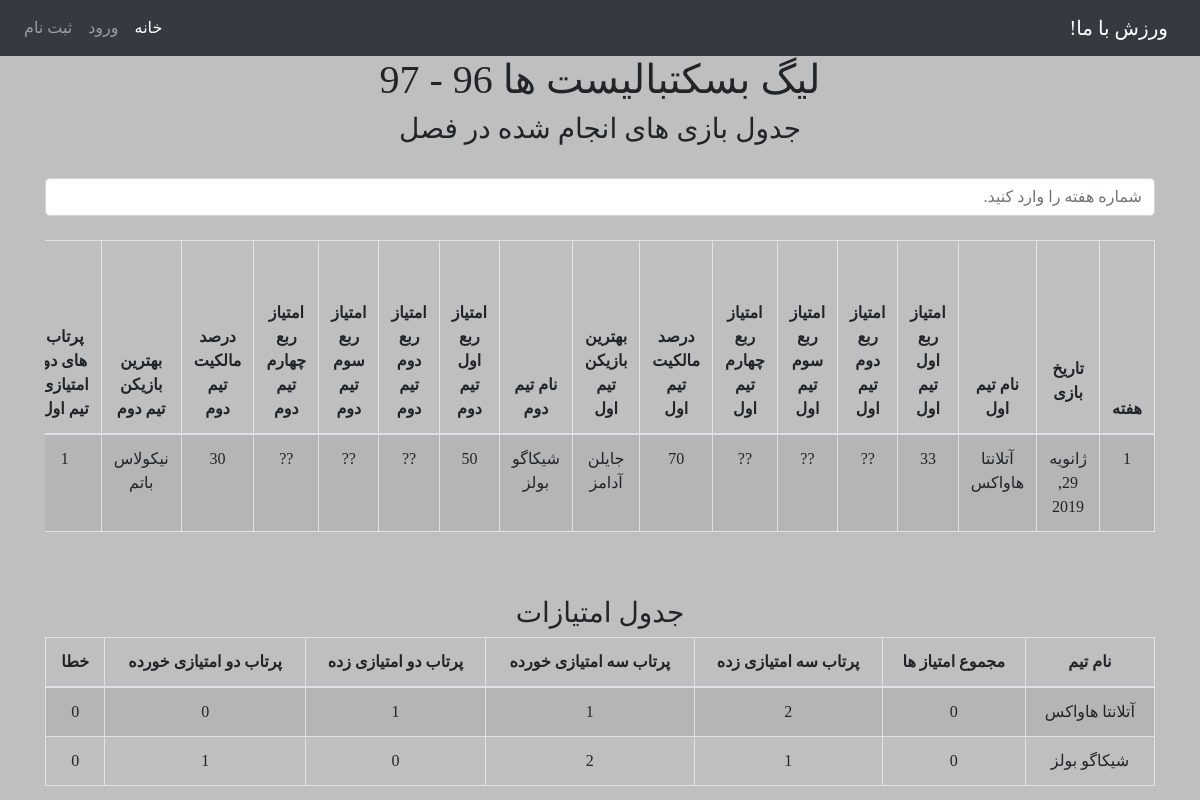
The page /1/basketball/league_detail on the database its author committed.
### sport/models/basketball_models.py (models this page shows, shortened)
class BasketballLeague(League):
    class Meta:
        verbose_name = _('لیگ بسکتبال')
        verbose_name_plural = _('لیگ های بسکتبال')

class BasketballGame(Game):
    league = models.ForeignKey(BasketballLeague, on_delete=models.CASCADE, blank=True, null=True)
    class Meta:
        verbose_name = _('بازی بسکتبال')
        verbose_name_plural = _('بازی های بسکتبال')

class BasketballTeamInBasketballGame(models.Model):
    game = models.ForeignKey(BasketballGame, on_delete=models.CASCADE)
    team = models.ForeignKey(BasketballTeam, on_delete=models.CASCADE)
    team_score_Q1 = models.IntegerField(blank=True, null=True)
    team_score_Q2 = models.IntegerField(blank=True, null=True)
    team_score_Q3 = models.IntegerField(blank=True, null=True)
    team_score_Q4 = models.IntegerField(blank=True, null=True)
    property_percent = models.IntegerField(blank=True, null=True)
    situation = models.CharField(max_length=3, choices=TEAM_SITUATION_IN_GAME, blank=True, null=True)
    best_player = models.ForeignKey(BasketballPlayer, on_delete=models.CASCADE, blank=True, null=True)
    class Meta:
        verbose_name = _('حضور یک تیم بسکتبال در بازی بسکتبال')
        verbose_name_plural = _('حضورهای یک تیم بسکتبال در بازی بسکتبال')

class BasketballTeam(Team):
    followers = models.ManyToManyField(User, blank=True, null=True)
    class Meta:
        verbose_name = _('تیم بسکتبال')
        verbose_name_plural = _('تیم های بسکتبال')

class BasketballPlayer(Player):
    team = models.ForeignKey(BasketballTeam, on_delete=models.CASCADE)
    post = models.CharField(max_length=2, choices=BASKETBALL_POST_CHOICES)
    class Meta:
        verbose_name = _('بسکتبالیست')
        verbose_name_plural = _('بسکتبالیست ها')

### sport/views/basketball_views.py (the view)
# urls.py: path('<int:league_id>/basketball/league_detail', basketball_league_detail, name='league_detail_basketball'),
def basketball_league_detail(request, league_id):
    league = get_object_or_404(BasketballLeague, pk=league_id)
    try:
        teams_score_card = get_score_card_of_league_basketball(league)
    except:
        teams_score_card = []
    try :
        games_separated_by_weeks = separate_by_week_basketball(league)
    except: games_separated_by_weeks = []
    details_of_games_separated_by_weeks = []
    for gw in games_separated_by_weeks:
        details_of_games_of_current_week = []
        for g in gw:
            details = get_details_of_game_basketball(g)
            details_of_games_of_current_week.append(details)
        details_of_games_separated_by_weeks.append(details_of_games_of_current_week)
    context = {
        'league': league,
        'details_of_games_separated_by_weeks': details_of_games_separated_by_weeks,
        'teams_score_card': teams_score_card
    }
    return render(request, 'sport/basketball/basketball_league_deatail.html', context)

### sport/models/abstract_models.py (called while the page is built)
    def __str__(self):
        s = self.first_name + " " + self.last_name
        return s

### sport/template_tags/custom_tags.py (called while the page is built)
@register.filter
def get_item(dictionary, key):
    return dictionary.get(key)

### sport/views/basketball_views.py (called while the page is built, shortened)
def get_details_basketball(events):
    total_2PT = 0
    total_3PT = 0
    total_E = 0
    total_R = 0
    total_P = 0
    total_LP = 0
    total_CH = 0
    for e in events:
        if e.event_type == '2PT':
            total_2PT += 1
        elif e.event_type == '3PT':
            total_3PT += 1
        elif e.event_type == 'E':
            total_E += 1
        elif e.event_type == 'R':
            total_R += 1
        elif e.event_type == 'P':
            total_P += 1
        elif e.event_type == 'LP':
            total_LP += 1
        elif e.event_type == 'CH':
            total_CH += 1
    return {'total_2PT': total_2PT,
            'total_3PT': total_3PT,
            'total_E': total_E,
            'total_R': total_R,
            'total_P': total_P,
            'total_LP': total_LP,
            'total_CH': total_CH,
            }

def get_details_of_game_basketball(game):
    teams = game.basketballteaminbasketballgame_set.all()
    team = teams[0].team
    events = get_events_by_game_and_team_basketball(game, team)
    first_team_details = get_details_basketball(events)
    team = teams[1].team
    events = get_events_by_game_and_team_basketball(game, team)
    second_team_details = get_details_basketball(events)
    details = {
        'game': game,
        'teams': teams,
        'first_team_details': first_team_details,
        'second_team_details': second_team_details
    }
    return details

def separate_by_week_basketball(league):
    games = league.basketballgame_set.order_by('-date')
    if not games:
        return []
    last_game_date = games[0].date
    first_game_date = games.last().date
    last_game_weekday = last_game_date.weekday()
    last_interval = last_game_date - datetime.timedelta(days=last_game_weekday)
    last_week_games = league.basketballgame_set.filter(
        date__gte=last_interval)
    first_game_weekday = first_game_date.weekday()
    first_interval = first_game_date + datetime.timedelta(days=7 - first_game_weekday)
    first_week_games = league.basketballgame_set.filter(
        date__lt=first_interval)
    games_by_weeks = [first_week_games]
    return games_by_weeks

### sport/templates/sport/basketball/basketball_league_deatail.html (shortened to what this page needs)
{% extends 'base.html' %}
{% block content %}
    <head>
    </head>
    <body>
    {% load custom_tags %}
    <h1>{{ league.name }} {{ league.year }} - {{ league.year|add:1 }}</h1>
    <div class="container">
        <h3>جدول بازی های انجام شده در فصل</h3>
        <br>
        <input class="form-control" type="text" id="myInput" onkeyup="myFunction()"
               placeholder="شماره هفته را وارد کنید.">
        <br>
        <div class="table-responsive">
            <table class="table table-bordered table-striped" id="myTable">
                <thead>
                <tr>
                    <th>هفته</th>
                    <th><p>تاریخ بازی</p></th>
                    <th>نام تیم اول</th>
                    <th>امتیاز ربع اول تیم اول</th>
                    <th>امتیاز ربع دوم تیم اول</th>
                    <th>امتیاز ربع سوم تیم اول</th>
                    <th>امتیاز ربع چهارم تیم اول</th>
                    <th>درصد مالکیت تیم اول</th>
                    <th>بهترین بازیکن تیم اول</th>
                    <th>نام تیم دوم</th>
                    <th>امتیاز ربع اول تیم دوم</th>
                    <th>امتیاز ربع دوم تیم دوم</th>
                    <th>امتیاز ربع سوم تیم دوم</th>
                    <th>امتیاز ربع چهارم تیم دوم</th>
                    <th>درصد مالکیت تیم دوم</th>
                    <th>بهترین بازیکن تیم دوم</th>
                    <th>پرتاب های دو امتیازی تیم اول</th>
                </tr>
                </thead>
                <tbody>
                {% for dgw in details_of_games_separated_by_weeks %}
                    {% with forloop.counter as outer_counter %}
                        {% if dgw %}
                            <tr>
                                {% for dg in dgw %}
                                    <td>{{ outer_counter }}</td>
                                    {% for key, value in dg.items %}
                                        {% ifequal key "game" %}
                                            <td>{{ value.date }}</td>
                                        {% endifequal %}
                                        {% ifequal key "teams" %}
                                            {% for t in value %}
                                                <td>{% if t.team.name %}{{ t.team.name }} {% else %}?? {% endif %} </td>
                                                <td>{% if t.team_score_Q1 %}{{ t.team_score_Q1 }} {% else %}
                                                    ?? {% endif %} </td>
                                                <td>{% if t.team_score_Q2 %}{{ t.team_score_Q2 }} {% else %}
                                                    ?? {% endif %} </td>
                                                <td>{% if t.team_score_Q3 %}{{ t.team_score_Q3 }} {% else %}
                                                    ?? {% endif %} </td>
                                                <td>{% if t.team_score_Q4 %}{{ t.team_score_Q4 }} {% else %}
                                                    ?? {% endif %} </td>
                                                <td>{% if t.property_percent %}{{ t.property_percent }} {% else %}
                                                    ?? {% endif %} </td>
                                                <td>{% if t.best_player %}{{ t.best_player }} {% else %}
                                                    ?? {% endif %} </td>
                                            {% endfor %}
                                        {% endifequal %}
                                    {% endfor %}
                                    <td>{{ dg|get_item:"first_team_details"|get_item:"total_2PT" }}
                                    </td>
                                {% endfor %}
                            </tr>
                        {% endif %}
                    {% endwith %}
                {% endfor %}
                </tbody>
            </table>
        </div>
    </div>
   <br>
    <br>
    <div class="container">
            <h3>جدول امتیازات</h3>
        <table id="example"
               class="table table-striped table-inverse table-bordered table-hover" cellspacing="0"
               width="100%">
            <thead>
            <tr>
                <th>نام تیم</th>
                <th>مجموع امتیاز ها</th>
                <th> پرتاب سه امتیازی زده</th>
                <th> پرتاب سه امتیازی خورده</th>
                <th> پرتاب دو امتیازی زده</th>
                <th> پرتاب دو امتیازی خورده</th>
                 <th> خطا</th>
            </tr>
            </thead>
            <tbody>
            {% for tsc in teams_score_card %}
            <tr>
                <td>
                    {% for key, value in tsc.items %}
            {% ifequal key 'team' %}
                 {{ value.name }}
            {% endifequal %}
        {% endfor %}
                </td>
                <td>
                    {{ tsc|get_item:"team_total_score" }}
                </td>
                <td>
                    {{ tsc|get_item:"sumation_of_details"|get_item:"total_3PT" }}
                </td>
                <td>
                    {{ tsc|get_item:"sumation_of_opponent_details"|get_item:"total_3PT" }}
                </td>
                <td>
                    {{ tsc|get_item:"sumation_of_details"|get_item:"total_2PT" }}
                </td>
                <td>
                    {{ tsc|get_item:"sumation_of_opponent_details"|get_item:"total_2PT" }}
                </td>
                <td>
                    {{ tsc|get_item:"sumation_of_details"|get_item:"total_E" }}
                </td>
            </tr>
            {% endfor %}
            </tbody>
        </table>
    </div>
    </body>
{% endblock %}

### sport/templates/sport/basketball/basketball_league_deatail.html (style rules this page uses)
th { word-break: keep-all; word-wrap: normal; width: max-content; height: 10px; }

### rows shown on the page
BasketballLeague: name "لیگ بسکتبالیست ها", year|add "97"
BasketballGame: outer_counter "1", date "ژانویه 29, 2019", dg "1"
BasketballTeamInBasketballGame: team.name "آتلانتا هاواکس", team_score_Q1 "33", property_percent "70", best_player "جایلن آدامز"
BasketballTeamInBasketballGame: team.name "شیکاگو بولز", team_score_Q1 "50", property_percent "30", best_player "نیکولاس باتم"
BasketballTeam: name "آتلانتا هاواکس", tsc "0", tsc "2", id "1"
BasketballTeam: name "شیکاگو بولز", tsc "0", tsc "1", id "2"
